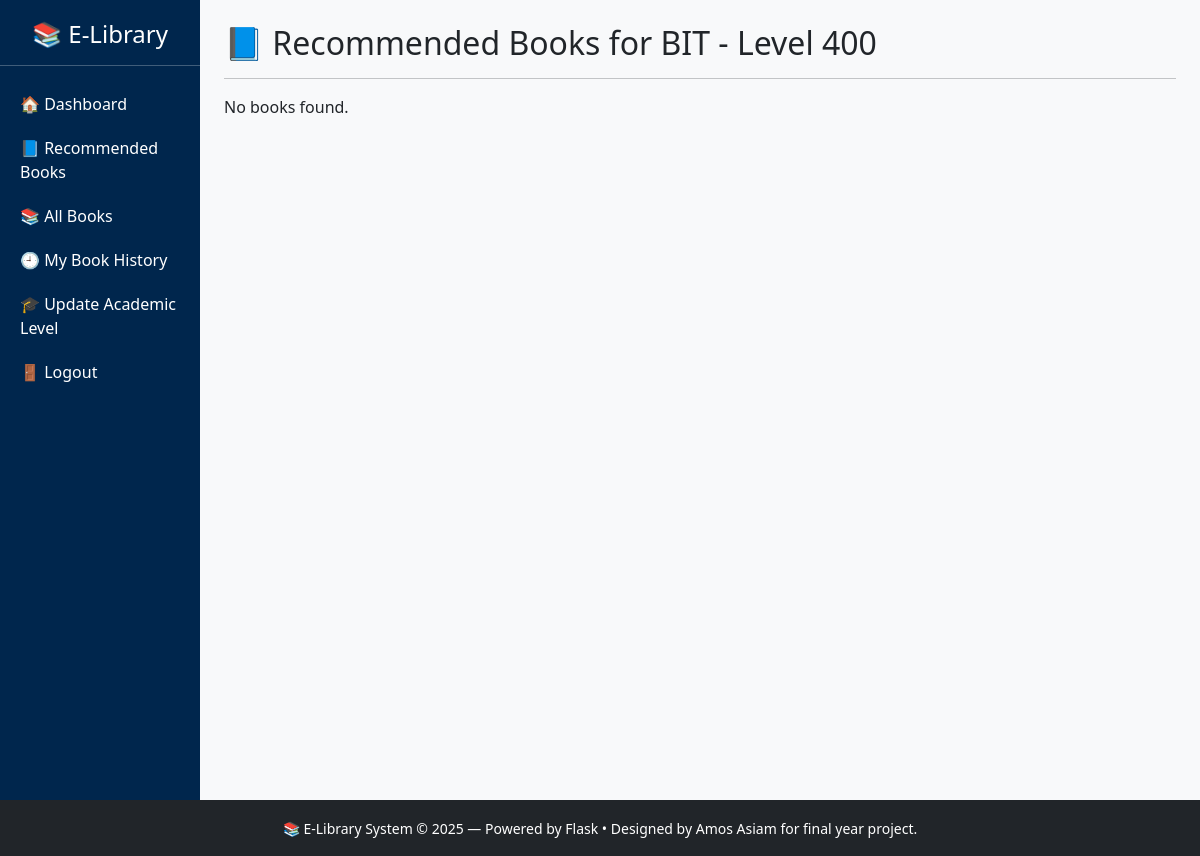
Page /books (signed in) on the earlier database version.
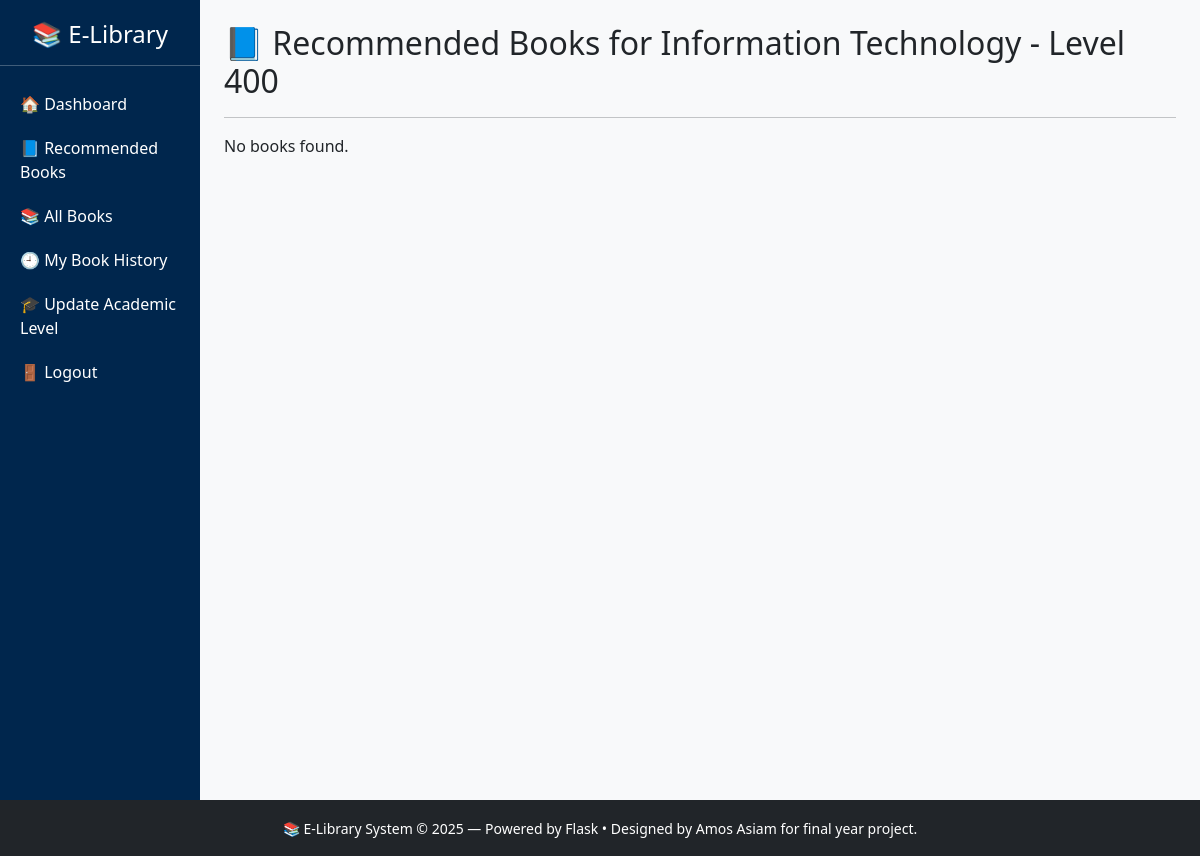
Same page on the later database version.
### app.py (models this page shows)
class User(db.Model, UserMixin):
    id = db.Column(db.Integer, primary_key=True)
    name = db.Column(db.String(100), nullable=False)
    email = db.Column(db.String(100), unique=True, nullable=False)
    password = db.Column(db.String(200), nullable=False)
    role = db.Column(db.String(20), default='student')
    program = db.Column(db.String(100), nullable=True)
    level = db.Column(db.String(10), nullable=True)

### app.py (the view)
@app.route('/books', methods=['GET', 'POST'])
@login_required
def books():
    search_query = request.args.get('q', '')
    program = request.args.get('program', current_user.program)
    level = request.args.get('level', current_user.level)
    query = Book.query.filter_by(program=program, level=level)
    books = query.all()
    return render_template('books.html', books=books, search=search_query, program=program, level=level)

### app.py (called while the page is built)
@login_manager.user_loader
def load_user(user_id):
    return User.query.get(int(user_id))

@app.context_processor
def inject_now():
    return {'current_year': datetime.now().year}

### templates/books.html (shortened to what this page needs)
{% extends "layout.html" %}
{% block sidebar %}
  <a href="/dashboard">🏠 Dashboard</a>
  <a href="/books">📘 Recommended Books</a>
  <a href="/library">📚 All Books</a>
  <a href="/history">🕘 My Book History</a>
  <a href="/update-level">🎓 Update Academic Level</a>
  <a href="/logout">🚪 Logout</a>
{% endblock %}
{% block content %}
  <h2>📘 Recommended Books for {{ program }} - Level {{ level }}</h2>
  <hr>
  {% if books %}
    <ul class="list-group">
    {% for book in books %}
      <li class="list-group-item">
        <strong>{{ book.title }}</strong> by {{ book.author }} — [{{ book.program }} | {{ book.level }}]
        <br><em>Keywords:</em> {{ book.keywords }}
        <br><a href="{{ url_for('read_book', book_id=book.id) }}" class="btn btn-sm btn-outline-primary mt-2">Read</a>
      </li>
    {% endfor %}
    </ul>
  {% else %}
    <p>No books found.</p>
  {% endif %}
{% endblock %}

Differences in the rows shown:
changed User: program "BIT" → "Information Technology"
